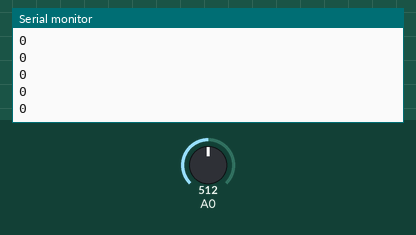
A sketch run on a simulated Arduino Uno, built with avr-gcc and run on an emulated ATmega328P. On the bench: the last lines printed to the serial monitor. Inputs (shaded band) come from the test bench; at power-on: A0 = 512.

Above: at 1.2 s.
1.3 s: A0 set to 716
At 2.2 s:
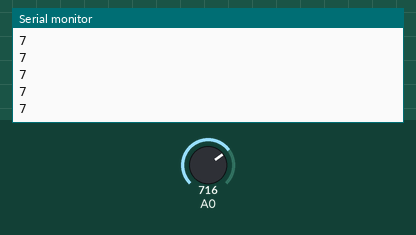
2.8 s: A0 set to 900
At 3.4 s:
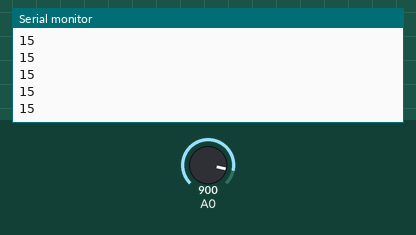
Timing chart, 0 to 5.8 s (numbered marks = the images above; inputs shaded):
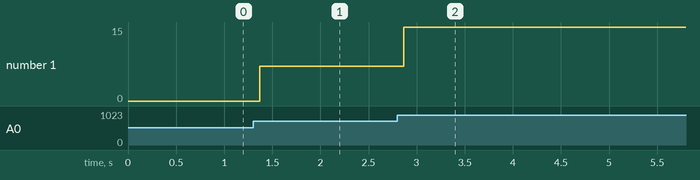

The sketch:

sketch_jul26b.ino
```cpp
void setup() {
  // put your setup code here, to run once:
Serial.begin(9600);

}

void loop() {
  int pot = map(analogRead(A0), 0,1024, -20, 20);

  Serial.println(abs(pot));
}
```

Measured:
- after the input at 1.3 s, the serial monitor: prints a new line after 0.07 s (image 1)
- after the input at 2.8 s, the serial monitor: prints a new line after 0.07 s (image 2)
- plotted number 1: 0 → 7 after the input at 1.3 s, 7 → 15 after the input at 2.8 s
